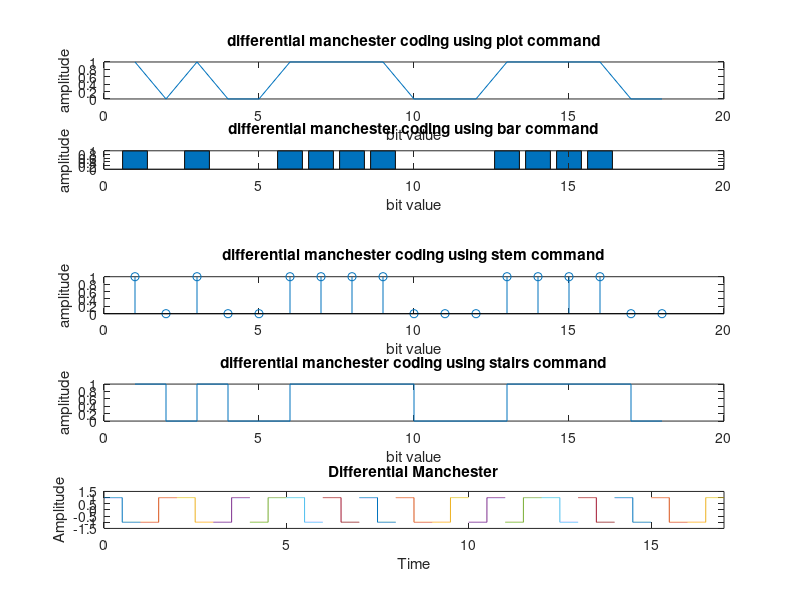

Here is the MATLAB script that generated this plot:
clc;
clear all;
close all;
b=[1 0 1 0 0 1 1 1 1 0 0 0 1 1 1 1 0 ];
l=length(b);
b(l+1)=0;
n=1;

subplot(5,1,1)
plot(b)
title('differential manchester coding using plot command')
xlabel('bit value')
ylabel('amplitude')

subplot(6,1,2)
bar(b)
title('differential manchester coding using bar command')
xlabel('bit value')
ylabel('amplitude')

subplot(5,1,3)
stem(b)
title('differential manchester coding using stem command')
xlabel('bit value')
ylabel('amplitude')

subplot(5,1,4)
stairs(b)
title('differential manchester coding using stairs command')
xlabel('bit value')
ylabel('amplitude')
while n<=l
    t=(n-1):.001:n;
    if b(n)==1
        y=(t<(n-0.5))+(-1)*(t>=n-0.5&t<=n);
        
    else
        y=(-1)*(t<(n-0.5))+(t>=n-0.5&t<=n);
      
    end
    subplot(5,1,5)
    plot(t,y)
    hold on;
    axis([0 l -1.5 1.5]);
    n=n+1;
 end
title('Differential Manchester');
xlabel('Time');
ylabel('Amplitude');